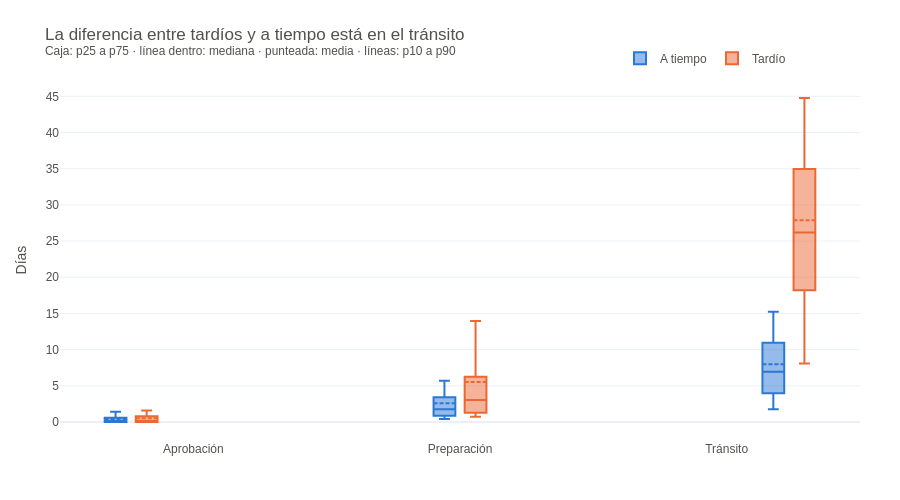

The code cell stored with this chart in its notebook:
### Markdown cell above
### T4. Tardío vs a tiempo, por etapa

### Code cell
# T4 – Box plots agrupados: tardío vs a tiempo en cada etapa
fig = go.Figure()
for col, nombre, escala in etapas_box:
    por_grupo = cajas(entregadas, col, grupo='es_tardio', escala=escala)
    for clave, serie, color in [(False, 'A tiempo', AZUL), (True, 'Tardío', NARANJA)]:
        fig.add_trace(caja(nombre, por_grupo[clave], serie, color, leyenda=(col == 'horas_aprobacion')))
fig.update_layout(boxmode='group', yaxis_title='Días',
                  title='La diferencia entre tardíos y a tiempo está en el tránsito<br>'
                        '<sup>Caja: p25 a p75 · línea dentro: mediana · punteada: media · líneas: p10 a p90</sup>',
                  legend=dict(orientation='h', yanchor='bottom', y=1.02, x=0.7))
guardar(fig, 'T4_box_tardio_vs_a_tiempo.png')

### Figure 1 — Plotly figure (JSON) as saved in the notebook; plotly's stock layout.template omitted (floating-point values rounded to 4 significant figures)
{"data": [{"boxpoints": false, "legendgroup": "A tiempo", "line": {"color": "#2a78d6"}, "lowerfence": [0.007002], "marker": {"color": "#2a78d6"}, "mean": [0.4222], "median": [0.01416], "name": "A tiempo", "q1": [0.008935], "q3": [0.5892], "showlegend": true, "type": "box", "upperfence": [1.431], "x": ["Aprobación"]}, {"boxpoints": false, "legendgroup": "Tardío", "line": {"color": "#eb6834"}, "lowerfence": [0.007292], "marker": {"color": "#eb6834"}, "mean": [0.511], "median": [0.01681], "name": "Tardío", "q1": [0.009479], "q3": [0.7924], "showlegend": true, "type": "box", "upperfence": [1.59], "x": ["Aprobación"]}, {"boxpoints": false, "legendgroup": "A tiempo", "line": {"color": "#2a78d6"}, "lowerfence": [0.4381], "marker": {"color": "#2a78d6"}, "mean": [2.599], "median": [1.756], "name": "A tiempo", "q1": [0.8547], "q3": [3.411], "showlegend": false, "type": "box", "upperfence": [5.709], "x": ["Preparación"]}, {"boxpoints": false, "legendgroup": "Tardío", "line": {"color": "#eb6834"}, "lowerfence": [0.7323], "marker": {"color": "#eb6834"}, "mean": [5.548], "median": [3.052], "name": "Tardío", "q1": [1.299], "q3": [6.248], "showlegend": false, "type": "box", "upperfence": [13.96], "x": ["Preparación"]}, {"boxpoints": false, "legendgroup": "A tiempo", "line": {"color": "#2a78d6"}, "lowerfence": [1.773], "marker": {"color": "#2a78d6"}, "mean": [7.982], "median": [6.945], "name": "A tiempo", "q1": [3.985], "q3": [10.95], "showlegend": false, "type": "box", "upperfence": [15.25], "x": ["Tránsito"]}, {"boxpoints": false, "legendgroup": "Tardío", "line": {"color": "#eb6834"}, "lowerfence": [8.075], "marker": {"color": "#eb6834"}, "mean": [27.89], "median": [26.2], "name": "Tardío", "q1": [18.22], "q3": [34.98], "showlegend": false, "type": "box", "upperfence": [44.77], "x": ["Tránsito"]}], "layout": {"boxmode": "group", "font": {"color": "#52514e", "family": "IBM Plex Sans, Arial, sans-serif"}, "height": 500, "legend": {"orientation": "h", "x": 0.7, "y": 1.02, "yanchor": "bottom"}, "margin": {"b": 60, "l": 60, "r": 40, "t": 80}, "title": {"text": "La diferencia entre tardíos y a tiempo está en el tránsito<br><sup>Caja: p25 a p75 · línea dentro: mediana · punteada: media · líneas: p10 a p90</sup>"}, "width": 900, "xaxis": {"autorange": true, "range": [-0.5, 2.5], "type": "category"}, "yaxis": {"autorange": true, "range": [-2.48, 47.26], "title": {"text": "Días"}}}}
